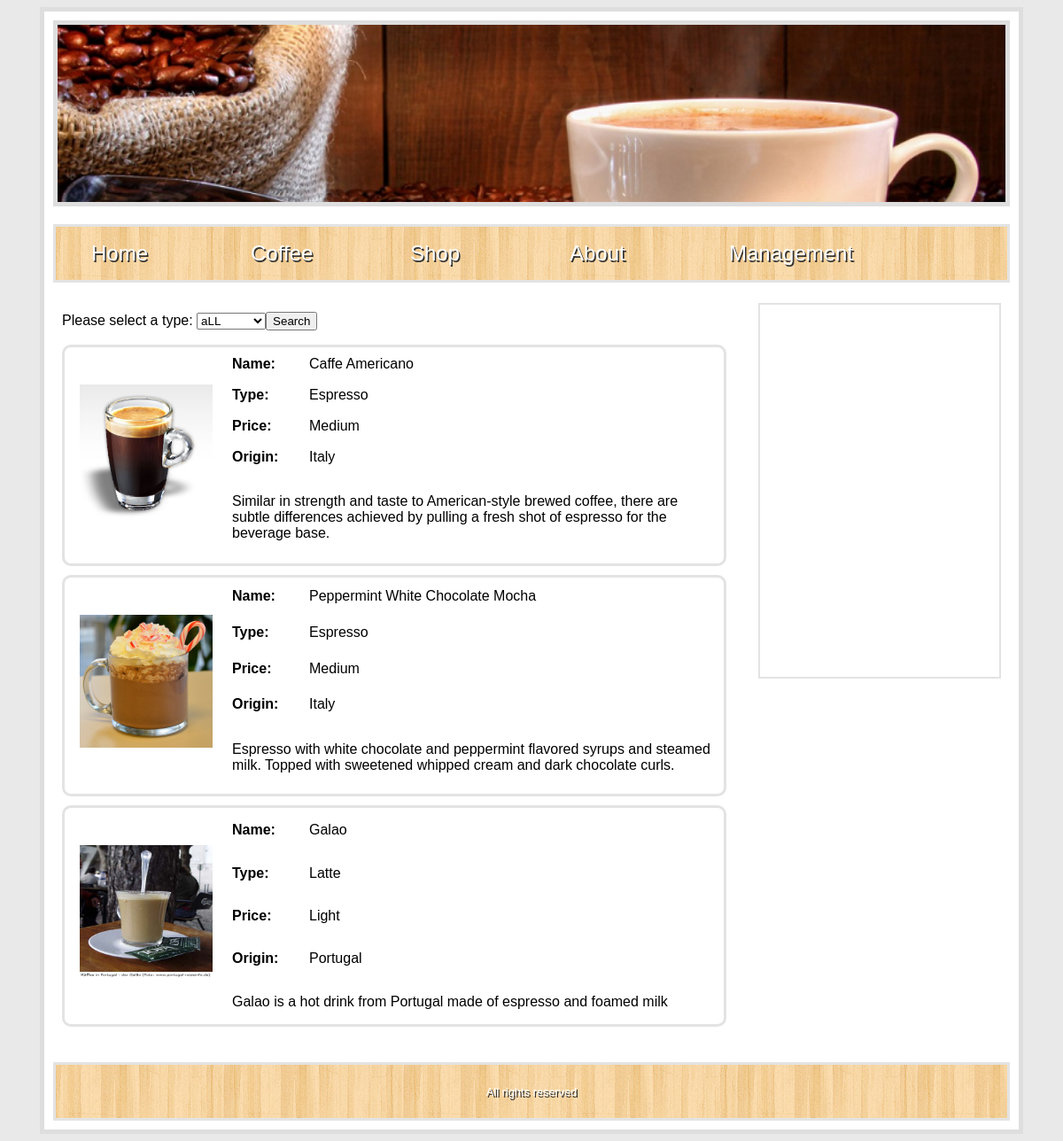
/Coffee.php, run on the app's committed database.
### tables this page shows
CREATE TABLE `coffee` (
  `id` int(11) NOT NULL,
  `name` varchar(255) DEFAULT NULL,
  `type` varchar(255) DEFAULT NULL,
  `price` double DEFAULT NULL,
  `roast` varchar(255) DEFAULT NULL,
  `country` varchar(255) DEFAULT NULL,
  `image` varchar(255) DEFAULT NULL,
  `review` text
);

### Coffee.php (called while the page is built, shortened)
<?php
	require 'Controller/CoffeeController.php';
	$coffeeController = new CoffeeController();
	if (isset($_POST['types']))
	 {
		$coffeeTables = $coffeeController->CreateCoffeeTables($_POST['types']);
	}
	else
	{
		$coffeeTables = $coffeeController->CreateCoffeeTables('%');
	}
	$content = $coffeeController->CreateCoffeeDropdownList(). $coffeeTables;
	include 'Template.php';
?>

### Model/Credentials.php (called while the page is built)
<?php
	$host = "127.0.0.1";
	$user = "root";
	$password = "";
	$database = "CoffeeDB";
?>

### Model/CoffeeModel.php (called while the page is built, shortened)
<?php
	require ("Entities/CoffeeEntity.php");
	class CoffeeModel
	{
		function GetCoffeeTypes()
		{
			require('Credentials.php');
			$result = mysql_query("SELECT DISTINCT type FROM coffee")or die(mysql_error());
			$types = array();
			while ($row = mysql_fetch_array($result))
			{
				array_push($types, $row[0]);
			}
			return $types;
		}
		function GetCoffeeByType($type)
		{
			require 'Credentials.php';
			$query = "SELECT * FROM coffee WHERE type LIKE '$type'";
			$result = mysql_query($query)or die(mysql_error());
			$coffeeArray = array();
			while($row = mysql_fetch_array($result))
			{
				$id = $row[0];
				$name = $row[1];
				$type = $row[2];
				$price = $row[3];
				$roast = $row[4];
				$country = $row[5];
				$image = $row[6];
				$review = $row[7];
			$coffee = new CoffeeEntity($id, $name, $type, $price, $roast, $country, $image, $review);
			array_push($coffeeArray, $coffee);
			}
			return $coffeeArray;
		}
	}
?>

### Entities/CoffeeEntity.php (called while the page is built, shortened)
<?php
	class CoffeeEntity
	{
		function __construct($id, $name, $type, $price, $roast, $country, $image, $review)
		 {
			$this->name = $name;
			$this->type = $type;
			$this->roast = $roast;
			$this->country = $country;
			$this->image = $image;
			$this->review = $review;
		}
	}
?>

### Controller/CoffeeController.php (the view, shortened to what this page needs)
<?php
require ("Model/CoffeeModel.php");
class CoffeeController
{
	function CreateCoffeeDropdownList()
	{
		$coffeeModel = new CoffeeModel();
		$result = "<form action = '' method = 'post' width = '200px'>
		Please select a type:
		<select name = 'types' >
		<option value = '%' >aLL</option>".$this->CreateOptionValues($coffeeModel->GetCoffeeTypes()).
		"</select><input type='submit' value = 'Search'/>
		</form>";
		return $result;
	}
	function CreateOptionValues(array $valueArray )
	{
		$result = "";
		foreach ($valueArray as $value)
		{
			$result = $result. "<option value ='$value'>$value</option>";
		}
		return $result;
	}
	function CreateCoffeeTables($types)
	{
			$coffeeModel = new CoffeeModel();
			$coffeeArray = $coffeeModel->GetCoffeeByType($types);
			$result = "";
			foreach ($coffeeArray as $key => $coffee)
			{
				$result = $result .
				"<table class = 'coffeeTable'>
					<tr>
						<th rowspan='6' width='150px'><img runat = 'server' src = '$coffee->image'/></th>
						<th width = '75px'>Name: </th>
						<td>$coffee->name</td>
					</tr>
					<tr>
						<th>Type: </th>
						<td>$coffee->type</td>
					</tr>
					<tr>
						<th>Price: </th>
						<td>$coffee->roast</td>
					</tr>
					<tr>
						<th>Origin: </th>
						<td>$coffee->country</td>
					</tr>
					<tr>
						<td colspan='2' >$coffee->review</td>
					</tr>
					</table>";
			}
			return $result;
		}
}
?>

### Template.php (shortened to what this page needs)
<!DOCTYPE html>
<html>
<head>
	<link rel="stylesheet" type="text/css" href="Styles/Stylesheet.css">
</head>
<body>
	<div id="wrapper">
		<div id="banner">
		</div>
		<nav id="navigation">
			<ul id="nav">
				<li><a href="index.php">Home</a></li>
				<li><a href="Coffee.php">Coffee</a></li>
				<li><a href="#">Shop</a></li>
				<li><a href="#">About</a></li>
				<li><a href="Management.php">Management</a></li>
			</ul>
		</nav>
		<div id="content_area">
			<?php echo $content; ?>
		</div>
		<div id="sidebar">
		</div>
		<footer>
			<p>All rights reserved</p>
		</footer>
	</div>
</body>
</html>

### Styles/Stylesheet.css (style rules this page uses)
body { font-family: lucida grande, tahoma, verdana, arial, sans-serif; background-color: #e9e9e9; }
body p { font-size: 0.8em; line-height: 1.28; }
#wrapper { width: 1080px; background-color: white; margin: 0 auto; padding: 10px; border: 5px solid #dedede; }
#banner { background-image: url(../Images/banner.jpg); background-repeat: no-repeat; background-size: cover; border: 5px solid #dedede; height: 200px; }
#content_area { float: left; width: 750px; margin: 20px 0 20px 0; padding: 10px; }
#sidebar { float: right; width: 250px; height: 400px; margin:20px 10px; padding: 10px; border: 2px solid #E3E3E3; }
footer { clear: both; width: auto; height: 40px; padding: 10px; border:3px solid #E3E3E3; text-align: center; color: #fff; text-shadow: 0.1em 0.1em #333; background-image: url(../Images/bar_background.png); }
#navigation { height: 60px; border: 3px solid #E3E3E3; margin-top: 20px; text-shadow: 0.1em 0.1em #333; background-image: url(../Images/bar_background.png); }
#nav { list-style: none; }
#nav li { font-size: 24px; float: left; position: relative; width: 180px; height: 50px; }
#nav a:link, nav a:active, nav a:visited { display: block; color: #fff; text-decoration: none; }
.coffeeTable { width: 750px; height: 250px; margin: 10px 10px 10px 0; border: 3px solid #E3E3E3; border-radius: 10px; moz-border-radius: 10px; }
.coffeeTable tr th, .coffeeTable tr td { text-align: left; padding: 0px 5px 0 5px; }
.coffeeTable img { padding: 0px 10px 10px 10px; height: 150px; width: 150px; }

### data on the page
coffee: image (picture), name "Caffe Americano", type "Espresso", roast "Medium", country "Italy", review "Similar in strength and taste to American-style brewed coffee, there are subtle differences achieved by pulling a fresh shot of espresso for the beverage base."
coffee: image (picture), name "Peppermint White Chocolate Mocha", type "Espresso", roast "Medium", country "Italy", review "Espresso with white chocolate and peppermint flavored syrups and steamed milk. Topped with sweetened whipped cream and dark chocolate curls."
coffee: image (picture), name "Galao", type "Latte", roast "Light", country "Portugal", review "Galao is a hot drink from Portugal made of espresso and foamed milk"
